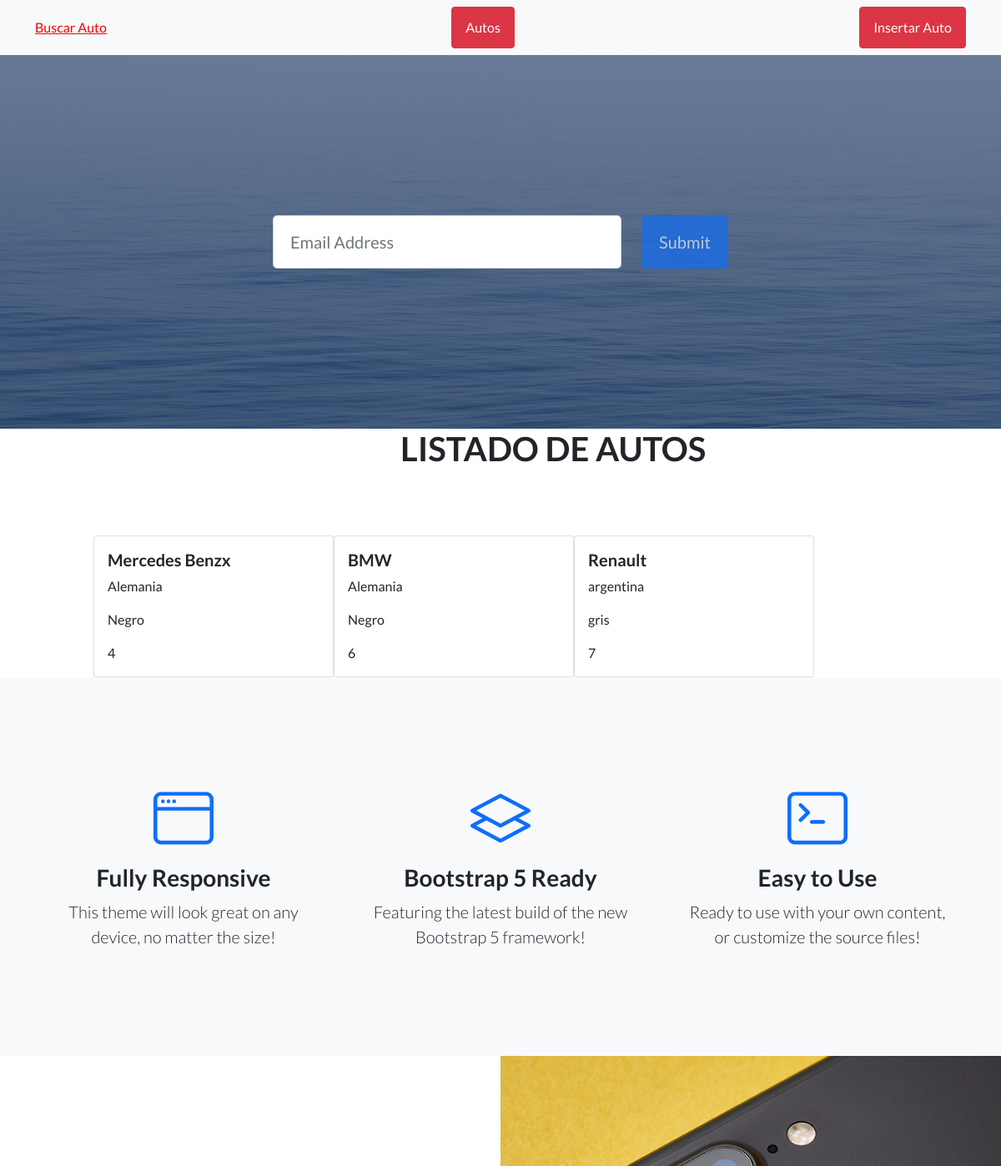
/AppWEB/view-auto/ (upper part), run on an earlier commit of the app's database.
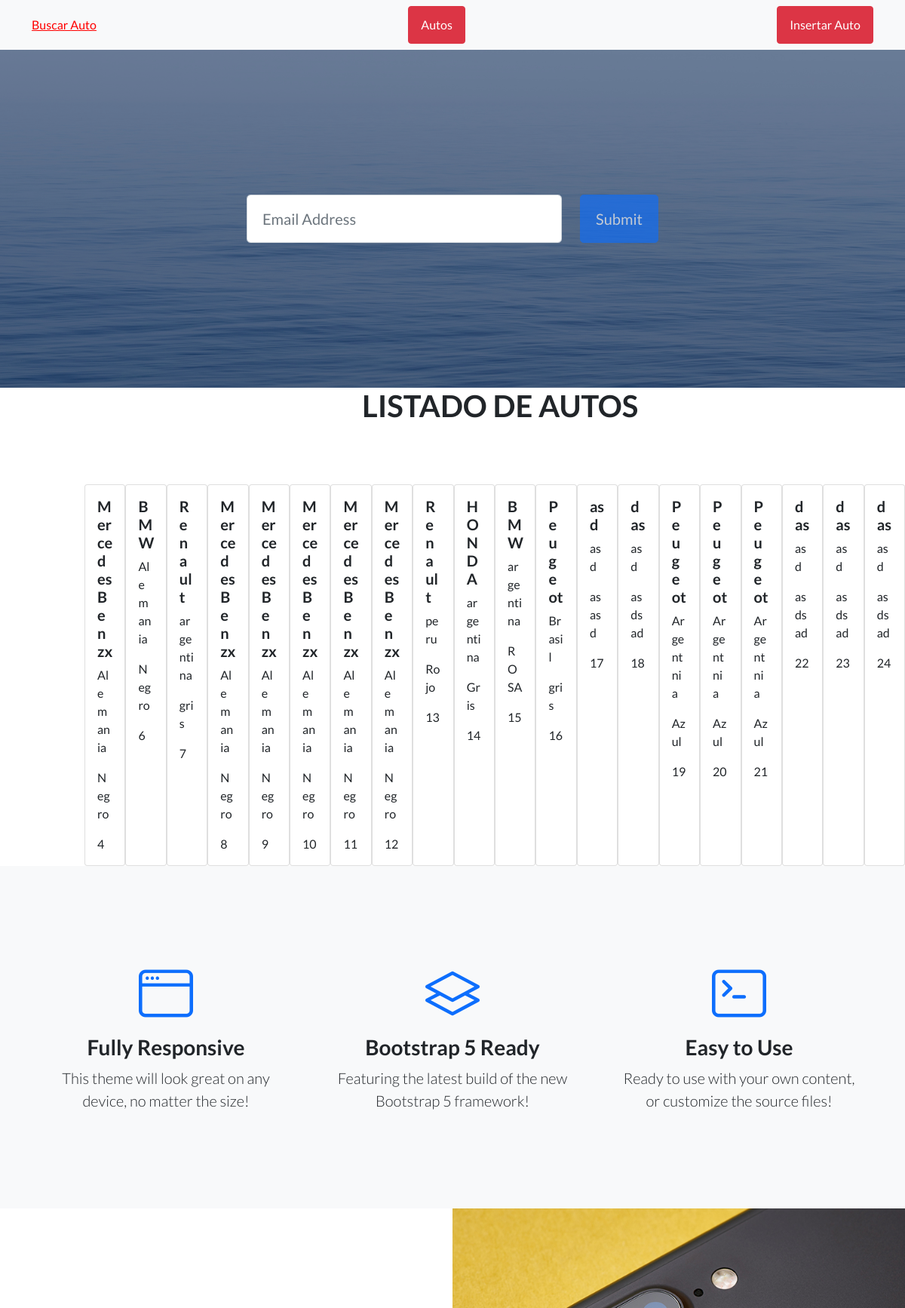
And on a later commit of the database.
### AppWEB/models.py (models this page shows)
class Auto (models.Model):
    marca = models.CharField(max_length=50)
    modelo = models.CharField(max_length=50)
    anio = models.IntegerField()
    region = models.CharField(max_length=50)
    color = models.CharField(max_length=50)
    def __str__(self)-> str:
        return self.marca +" "+self.modelo

### AppWEB/views.py (the view)
# urls.py: path('view-auto/', ViewAutos, name = 'ViewAuto'),
def ViewAutos(request):
    automoviles = Auto.objects.all()
    print(automoviles)
    return render (request, "AppWEB/autos.html",{"autos":automoviles})

### templates/AppWEB/autos.html (shortened to what this page needs)
{% extends "AppWEB/padre.html" %}
{% load static %}
{% block contenido_medio %}
<h1 style="margin-left:30rem">LISTADO DE AUTOS</h1>
<div class="d-flex" style="margin-top:5rem; margin-left:7rem">
    {% for auto in autos%}
    <div class="card" style="width: 18rem;">
        <div class="card-body">
            <h5 class="card-title">{{auto.marca}}</h5>
            <p class="card-text">{{auto.region}}</p>
            <p class="card-text">{{auto.color}}</p>
            <p class="card-text">{{auto.id}}</p>
        </div>
    </div>
    {% endfor %}
</div>
{% endblock %}

What changed in the data, as far as the page shows it:
added Auto: marca "Mercedes Benzx", region "Alemania", color "Negro", id "8"
added Auto: marca "Mercedes Benzx", region "Alemania", color "Negro", id "9"
added Auto: marca "Mercedes Benzx", region "Alemania", color "Negro", id "10"
added Auto: marca "Mercedes Benzx", region "Alemania", color "Negro", id "11"
added Auto: marca "Mercedes Benzx", region "Alemania", color "Negro", id "12"
added Auto: marca "Renault", region "peru", color "Rojo", id "13"
added Auto: marca "HONDA", region "argentina", color "Gris", id "14"
added Auto: marca "BMW", region "argentina", color "ROSA", id "15"
added Auto: marca "Peugeot", region "Brasil", color "gris", id "16"
added Auto: marca "asd", region "asd", color "asasd", id "17"
added Auto: marca "das", region "asd", color "asdsad", id "18"
added Auto: marca "Peugeot", region "Argentnia", color "Azul", id "19"
added Auto: marca "Peugeot", region "Argentnia", color "Azul", id "20"
added Auto: marca "Peugeot", region "Argentnia", color "Azul", id "21"
added Auto: marca "das", region "asd", color "asdsad", id "22"
added Auto: marca "das", region "asd", color "asdsad", id "23"
added Auto: marca "das", region "asd", color "asdsad", id "24"
